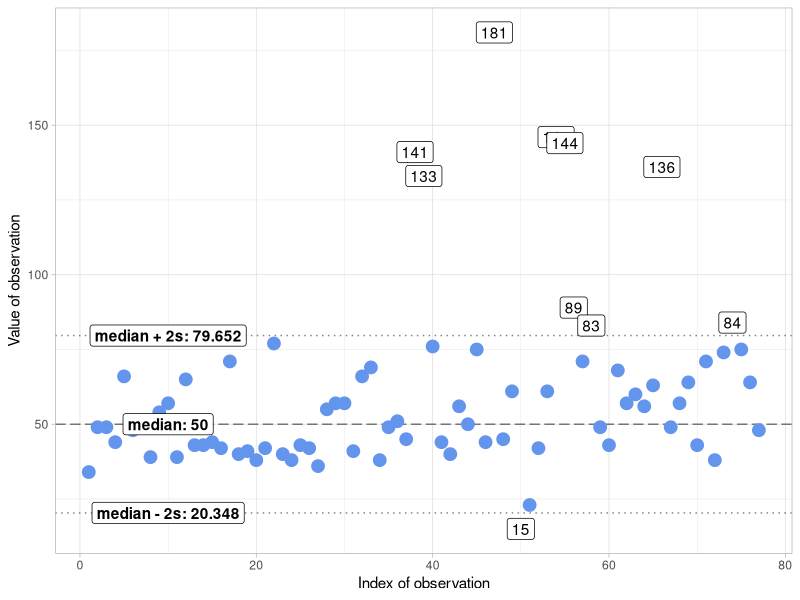

This figure's R source:
# MAD based estimation for outliers
library(ggplot2)
library(tidyverse)

MAD <- function(x, verbose = TRUE) {
  med <- median(x, na.rm = TRUE)
  med_diff <- c()
  for (i in seq_along(x)) {
    d <- abs(x[i] - med)
    med_diff[i] <- d
  }
  MAD <- median(med_diff, na.rm = TRUE)
  s <- MAD / 0.6745
  outlier_crit <- 2 * s
  outlier_vector <- c()
  for (i in seq_along(x)) {
    if (abs(x[i] - med) > outlier_crit) {
      outlier_vector[i] <- TRUE
    } else {
      outlier_vector[i] <- FALSE
    }
  }

  if (verbose) {
    list(
      "MAD" = MAD,
      "s" = s,
      "outlier criteria" = outlier_crit,
      "outliers" = x[outlier_vector],
      "outlier index" = outlier_vector
    )
  } else {
    MAD
  }
}


x <- c(34, 49, 49, 44, 66, 48, 49, 39, 54, 57, 39, 65, 43, 43, 44, 42, 71, 40, 41, 38, 42, 77, 40, 38, 43, 42, 36, 55, 57, 57, 41, 66, 69, 38, 49, 51, 45, 141, 133, 76, 44, 40, 56, 50, 75, 44, 181, 45, 61, 15, 23, 42, 61, 146, 144, 89, 71, 83, 49, 43, 68, 57, 60, 56, 63, 136, 49, 57, 64, 43, 71, 38, 74, 84, 75, 64, 48)

MAD_plot <- function(x) {
  estimates <- MAD(x)
  plot_data <- data.frame(x)
  plot_data$index <- seq_along(x)
  outlier_vector <- estimates[5]
  plot_data <- cbind(plot_data, outlier = outlier_vector)
  colnames(plot_data) <- c("x", "index", "outlier")
  plot_data[plot_data$outlier == TRUE, 3] <- plot_data[plot_data$outlier == TRUE, 1]
  plot_data[plot_data$outlier == FALSE, 3] <- NA

  boundaries <- t(data.frame(
    median(x, na.rm = TRUE) - estimates[[2]],
    median(x, na.rm = TRUE) + estimates[[2]],
    median(x, na.rm = TRUE) - 2 * estimates[[2]],
    median(x, na.rm = TRUE) + 2 * estimates[[2]]
  ))
  rownames(boundaries) <- c("-1s", "+1s", "-2s", "+2s")

  labels <- data.frame(
    x = c(10, 10, 10),
    y = c(boundaries[3, ][[1]], median(x, na.rm = TRUE), boundaries[4, ][[1]]),
    label = c(
      paste0("median - 2s: ", round(boundaries[3, ][[1]], 3)),
      paste0("median: ", median(x, na.rm = TRUE)),
      paste0("median + 2s: ", round(boundaries[4, ][[1]], 3))
    )
  )

  ggplot(plot_data) +
    geom_hline(aes(yintercept = median(x, na.rm = TRUE)), linetype = "longdash", size = .5, alpha = 1 / 2) +
    # geom_hline(aes(yintercept = boundaries[1, ][[1]]), linetype = "twodash", size = .5, alpha = 1/2) +
    # geom_hline(aes(yintercept = boundaries[2, ][[1]]), linetype = "twodash", size = .5, alpha = 1/2) +
    geom_hline(aes(yintercept = boundaries[3, ][[1]]), linetype = "dotted", size = .5, alpha = 1 / 2) +
    geom_hline(aes(yintercept = boundaries[4, ][[1]]), linetype = "dotted", size = .5, alpha = 1 / 2) +
    geom_point(aes(index, outlier), size = 6, color = "coral") +
    geom_point(aes(index, x), size = 4, color = "cornflowerblue") +
    theme_light() +
    labs(
      x = "Index of observation",
      y = "Value of observation"
    ) +
    geom_label(aes(index, outlier, label = x)) +
    geom_label(data = labels, aes(x, y, label = label), fontface = "bold")
}
MAD_plot(x)
